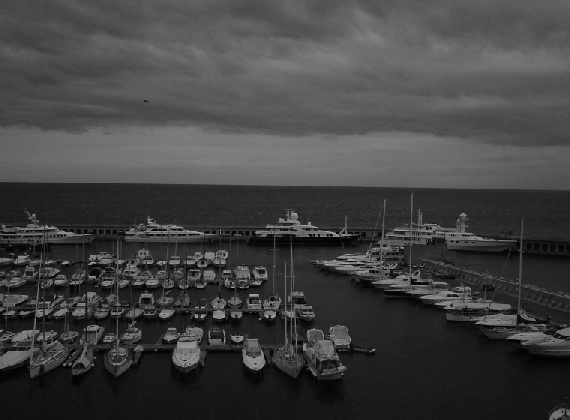
#> input picture computer_vision_tp_1_for_students/images/boat.png, 570 x 420 px
$ jupyter execute radiometry_for_students_Tom.ipynb
#> lines starting #> are read from the running program, lines starting #| are printed output that depends on the picture
# Part 2 : Histogram manipulation and equalisation

In this part of the TP, we are going to look at histogram equalisation. First, let us load the necessary packages and redefine some helper functions. Note that in this part of TP, you can use the plt.imshow function, since we are not interested in the aliasing effects which might occur.

[cell 1]
from matplotlib import pyplot as plt
import numpy as np
import imageio
from skimage import color

is_colab= False

def read_image(file_name):
#> called with file_name = 'images/boat.png'
    img_color = imageio.imread(file_name)
#> img_color is the input picture: shape (420, 570, 3); min 0, max 182, mean 65.7
    img_gray = color.rgb2gray(img_color)
    return img_gray,img_color

def write_image(img_in,file_name_out):
    imageio.imwrite(file_name_out, np.uint8(255.0*img_in))

def display_image(img_in):
    if (img_in.ndim == 2):
        plt.imshow(img_in,cmap='gray')
    elif (img_in.ndim == 3):
        # careful, in this case we supppose the pixel values are between 0 and 255
        plt.imshow(np.uint8(img_in))
    else:
        print('Error, unknown number of dimensions in image')
    return

[cell 2]
file_dir = 'images/'
file_name = 'boat'
file_ext = '.png'

if (is_colab == True):
  !wget "https://perso.telecom-paristech.fr/anewson/doc/images/boat.png"
  img_gray,_ = read_image(file_name+file_ext)
else:
  img_gray,_ = read_image(file_dir+file_name+file_ext)

plt.figure(figsize=(14,10))
display_image(img_gray)
img_gray.shape
#> Out = (420, 570)

As you can see, this image has pretty bad contrast : it is difficult to see in it. Now, display the histogram of this image to show this (you can use ```plt.hist```)

[cell 3]
plt.hist(img_gray.flatten(),bins=np.linspace(0,1,256))
plt.figure(figsize=(14,10))
plt.show()
#> figure, not shown here; tallest bar 6438 high, from x = 0.0941 to 0.098

You will notice that the histogram is not very well spread out over the whole range of the image. We are going to correct this in this part of the TP, by imposing a __uniform histogram__ on the image.

Firstly, calculate the cumulative histogram $H$ of the image and display it (use the ```np.histogram``` and ```np.cumsum``` functions).

[cell 4]
#INSERT CODE HERE
histogram, bin_edges = np.histogram(img_gray, bins=256, range=(0, 1))
#> histogram = 256 values, max 4073 at index 22, min 0 at index 169, mean 935.2; bin_edges = 257 values from 0 to 1
cum_hist = np.cumsum(histogram, dtype=float)
#> cum_hist = 256 values from 38 to 239400
plt.plot(cum_hist)
plt.title('Cumulative sum of the Histogram')
#> figure, not shown here; curve peaks at x = 182, y = 239400

<div class="alert alert-block alert-success">
We can see that almost 100% of the information are before 125. (in the range of 0 (black) to 255 (white))

## Histogram equalisation

Now, if we apply the cumulative histogram $H$ as a contrast change, then we are imposing a uniform histogram on the image (see the lesson slides). A contrast change means we do not change the order of the __values__ of the pixels. We are going to use $H$ as a type of lookup table to find the new values of the image.

In practice, this can be done with the following method :

- normalise the cumulative histogram such that the largest value is 1.0. This will map the final image to the interval $0, \dots, 1$
- convert the image grey-levels back to the interval $\{0, \dots 255\}$ as int values (use the n. This will allow us to use these values as indices in H
- apply the cumulative histogram to the values of the image pixels

Implement this algorithm now in a function ``equalize_histogram``. __Note__ In the ``np.histogram`` function, the histogram values have one less element than the histogram bins

[cell 5]
img_gray

[cell 6]
def equalize_histogram(img_in):

    histogram, bin_edges = np.histogram(img_in, bins=256, range=(0, 1))
#> bin_edges = 257 values from 0 to 1
    cum_hist = np.cumsum(histogram, dtype=float)
#> cum_hist = 256 values from 38 to 239400
    #plt.plot(cum_hist)
    normalized_cs = (cum_hist-cum_hist.min())/(cum_hist.max()-cum_hist.min())
#> normalized_cs = 256 values from 0 to 1
    img_gray = ((img_in - img_in.min())*255.0/(img_in.max()-img_in.min()))
    img_gray = img_gray.astype(np.uint8)
    img_equalise = normalized_cs[img_gray]
    return img_equalise

We carry out the algorithm on the input image and display the image. Is the result better ?

[cell 7]
img_gray_equalise = equalize_histogram(img_gray)
plt.figure(figsize=(14,10))
plt.title("Equalized Histogram image")
display_image(img_gray_equalise)

<div class="alert alert-block alert-success">

We can see that the boats are more visible, more white, so here the contrast is definitely changed.

Now, display both the histogram and cumulative histogram of the equalised image

[cell 8]
plt.hist(img_gray_equalise.flatten(), bins = 100)
plt.show()
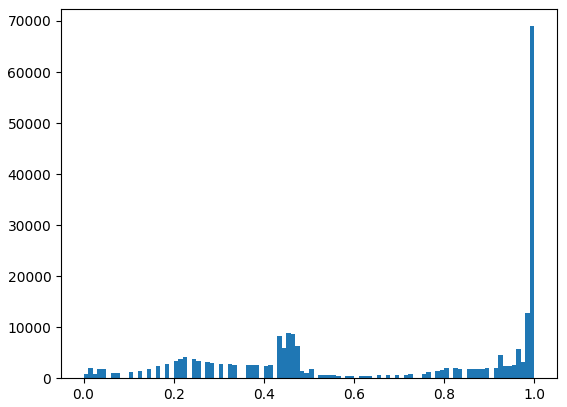
#> figure drawn by matplotlib, 1 panel; tallest bar 68975 high, from x = 0.99 to 1

[cell 9]
histogram, bin_edges = np.histogram(img_gray_equalise)
#> histogram = [9339, 9602, 24474, 15674, 45252, 5764, 3157, 6688, 14848, 104602]; bin_edges = [0, 0.1, 0.2, 0.3, 0.4, 0.5, 0.6, 0.7, 0.8, 0.9, 1]
cum_hist = np.cumsum(histogram, dtype=float)
#> cum_hist = [9339, 18941, 43415, 59089, 104341, 110105, 113262, 119950, 134798, 239400]
plt.plot(cum_hist)
plt.title('Cumulative sum of the Histogram Equalized')
#> figure, not shown here; curve peaks at x = 9, y = 239400

__Question 2.1__ Is the histogram of the equalised image perfectly uniform (flat) ? Why is this the case ?

<div class="alert alert-block alert-success">
    Answer:

   - The Histogram of the equalised image is not perfectly uniform,  because we have the img_gray into float between [0:1] and then we multiplied by 255 the value of the grey image. By keeping only integers, there are approximation that algorithm makes. Add to tht we can see that there is lots of numbers around 1.
   - For the cum_sum: it is not linear at all either.

### Colour images

Let us try to apply our algorithm to a colour image. First, let's read the image and display it

[cell 10]
file_dir = 'images/'
file_name = 'alps_contrast'
file_ext = '.png'

if (is_colab == True):
  !wget "https://perso.telecom-paristech.fr/anewson/doc/images/alps_contrast.png"
  _,img_color = read_image(file_name+file_ext)
else:
  _,img_color = read_image(file_dir+file_name+file_ext)
#> call 2 of read_image, with file_name = 'images/alps_contrast.png'
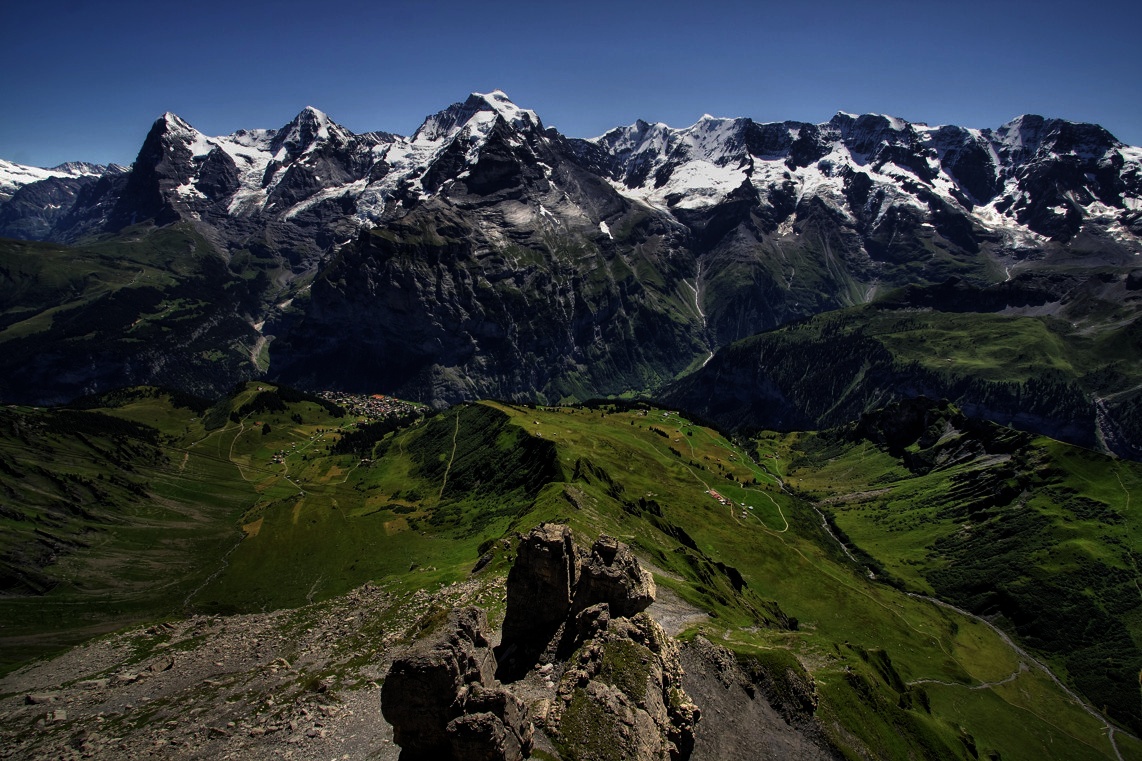
#> input picture computer_vision_tp_1_for_students/images/alps_contrast.png, 1142 x 761 px
#> in read_image, img_color is the input picture: shape (761, 1142, 3); mean R, G, B 46.4, 53.2, 55.4
#> in read_image (call 2), `img_gray = color.rgb2gray(img_color)`:
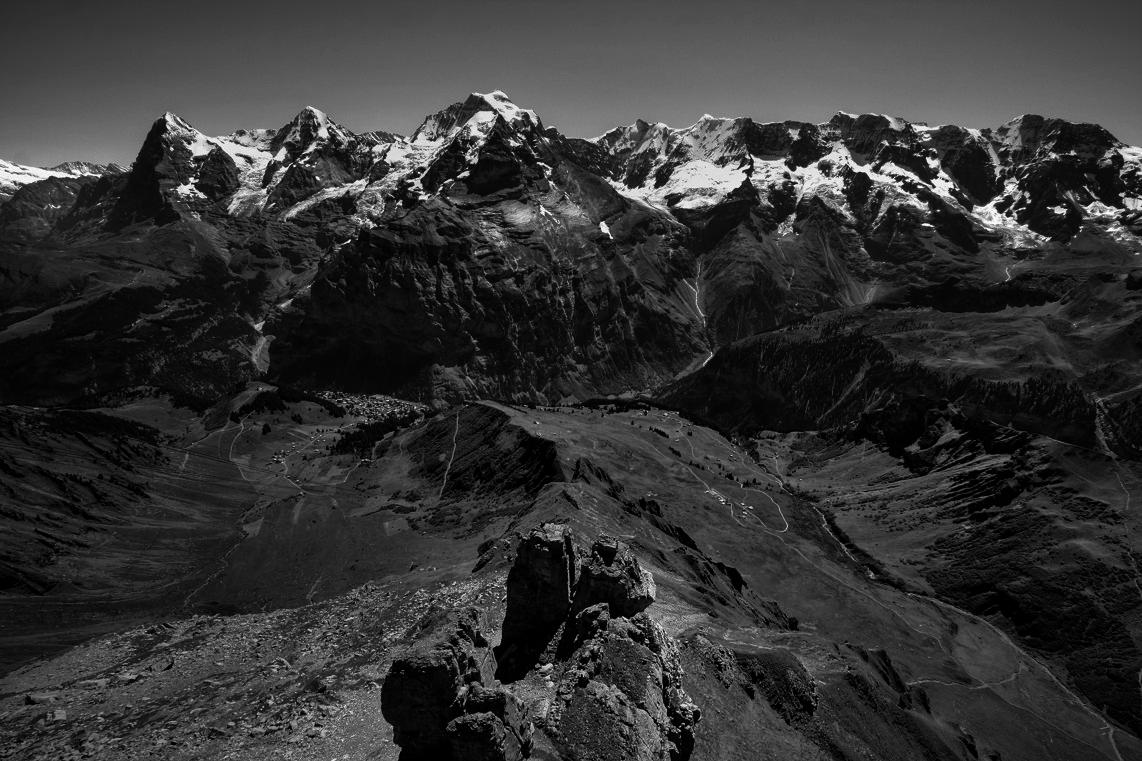
#> img_gray: shape (761, 1142) float64; min 0, max 1, mean 0.204


plt.figure(figsize=(14,10))
display_image(img_color)
img_color.shape
#> Out = (761, 1142, 3)

Now, create a function ``equalize_histogram_color`` which uses your grey-level function to carry out colour histogram equalisation in each colour channel independently, and display the output image. Careful to

- normalise the input range to $0, \dots, 1$ for each channel when processing it
- put the output range back to $0, \dots, 255$ when displaying.

To view the result better, you can write it to a file.

[cell 11]
def equalize_histogram_color(img_color):

    img_color_equalized = np.zeros(img_color.shape)
    # Here we are going to work on each color: red - blue - green.
    for k in range(img_color.shape[-1]):
        unique_col = img_color[:,:,k]
        unique_col = (unique_col - unique_col.min()) / (unique_col.max() - unique_col.min())
        img_color_equalized[:,:,k] = equalize_histogram(unique_col)
        histogram, bin_edges = np.histogram(equalize_histogram(unique_col))
        cum_hist = np.cumsum(histogram, dtype=float)
        plt.plot(cum_hist, label=k)
        plt.title('Cumulative sum of the Histogram Equalized')
#> this loop made 3 passes
#> pass 1, in equalize_histogram (call 2), `img_equalise = normalized_cs[img_gray]`:
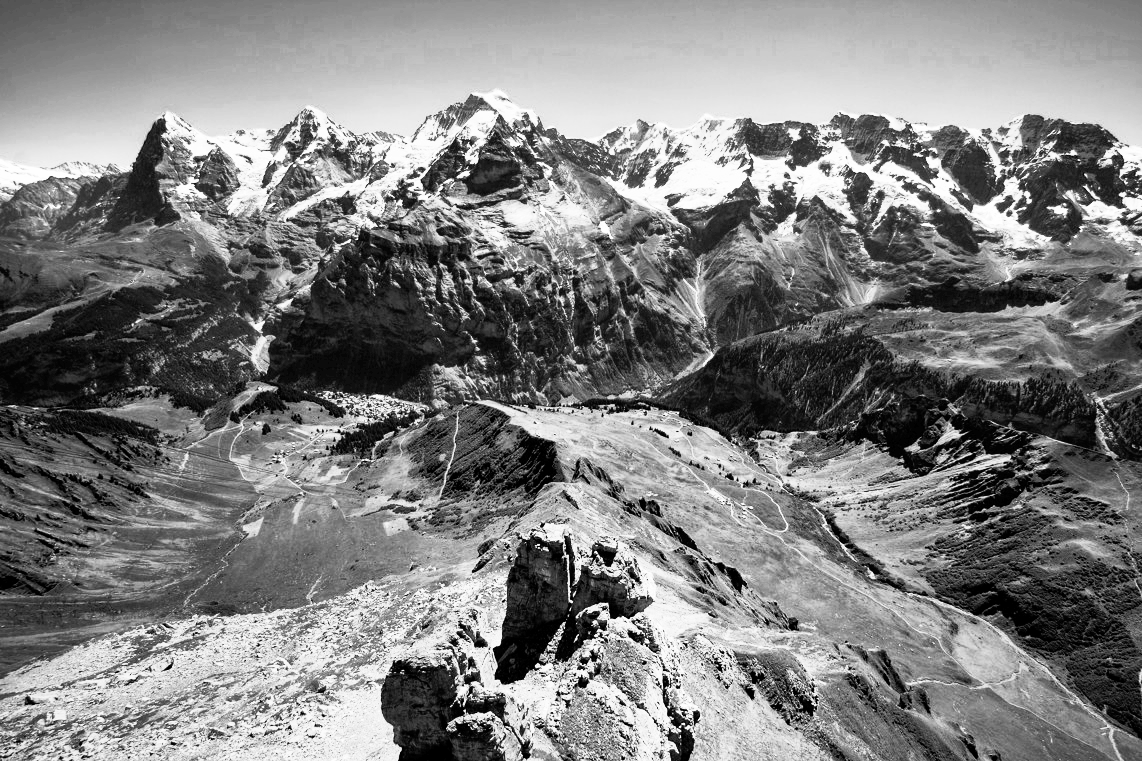
#> img_equalise: shape (761, 1142) float64; min 0, max 1, mean 0.5
#> after the loop:
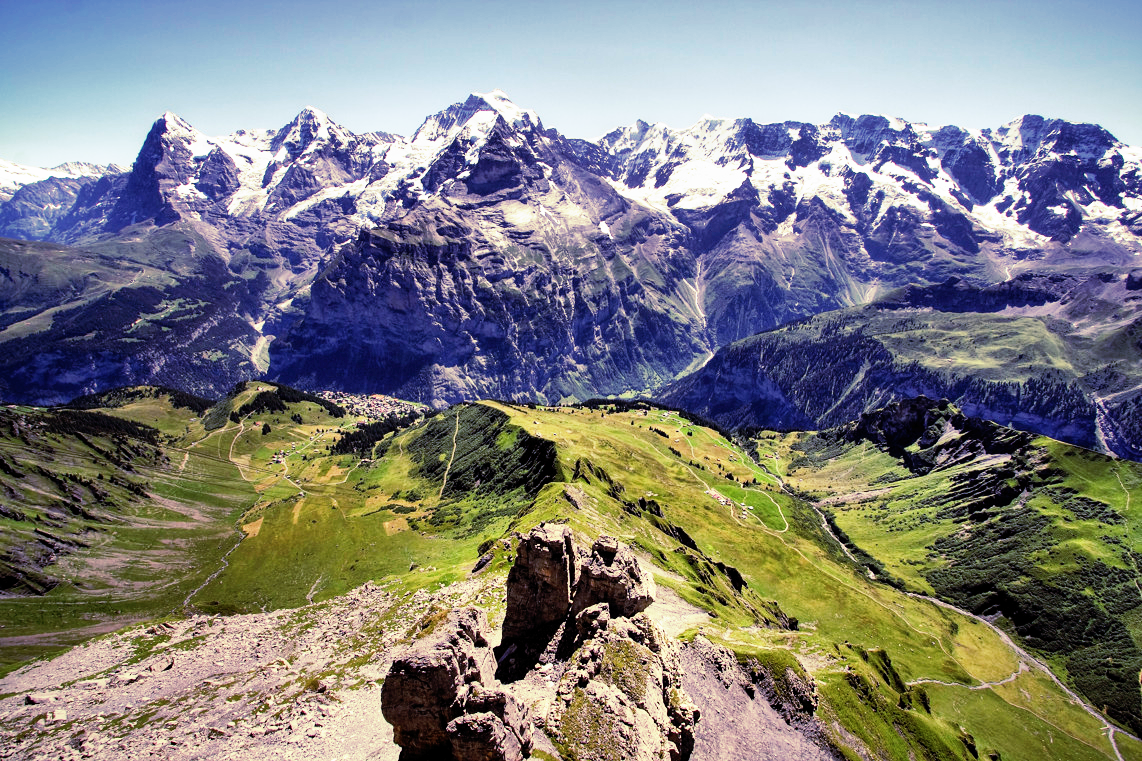
#> img_color_equalized: shape (761, 1142, 3) float64; mean R, G, B 0.5, 0.5, 0.5
#> after the loop:
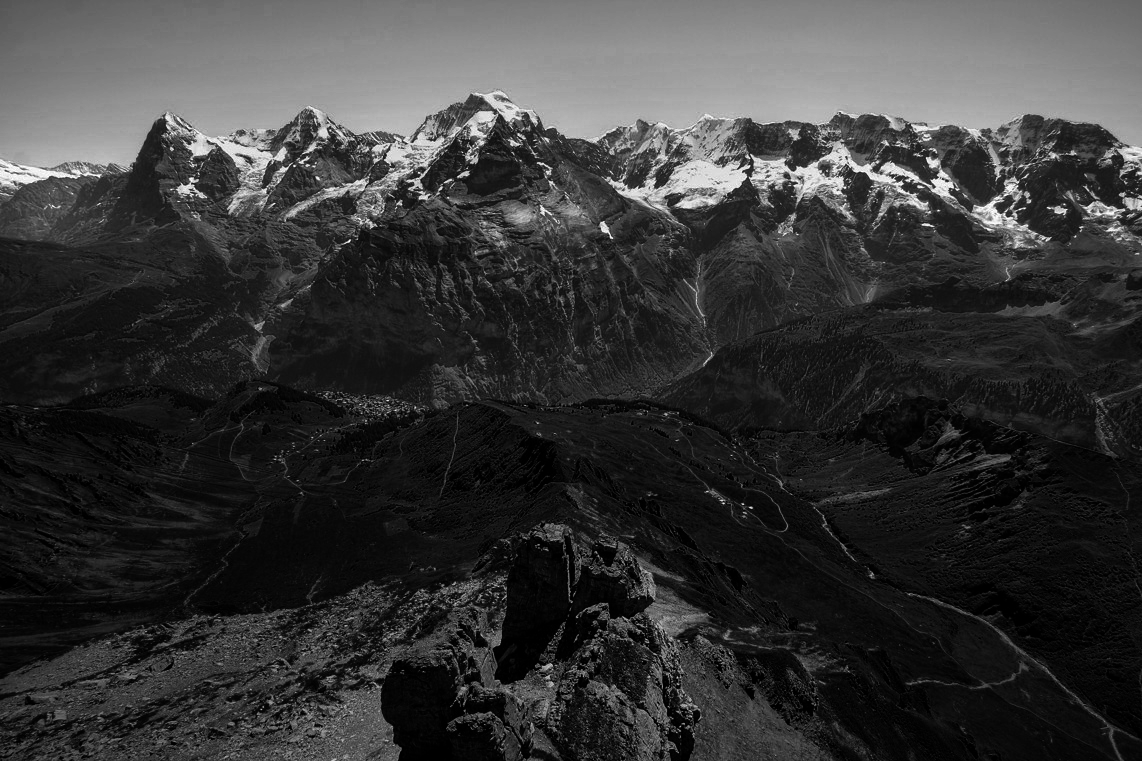
#> unique_col: shape (761, 1142) float64; min 0, max 1, mean 0.217
    return img_color_equalized


img_color_equalized = equalize_histogram_color(img_color)

plt.figure(figsize=(14,10))
plt.title('Equalized Histogram Colored Picture')
display_image(255.0*img_color_equalized)

write_image(img_color_equalized,file_name+'_equalised_Tom.png')
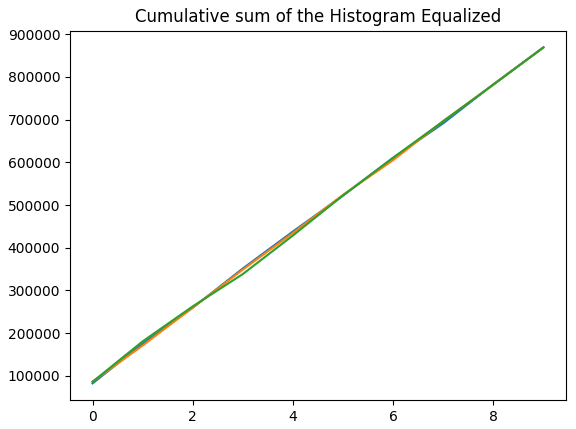
#> figure drawn by matplotlib, 1 panel; curve peaks at x = 9, y = 869062; curve peaks at x = 9, y = 869062; curve peaks at x = 9, y = 869062
